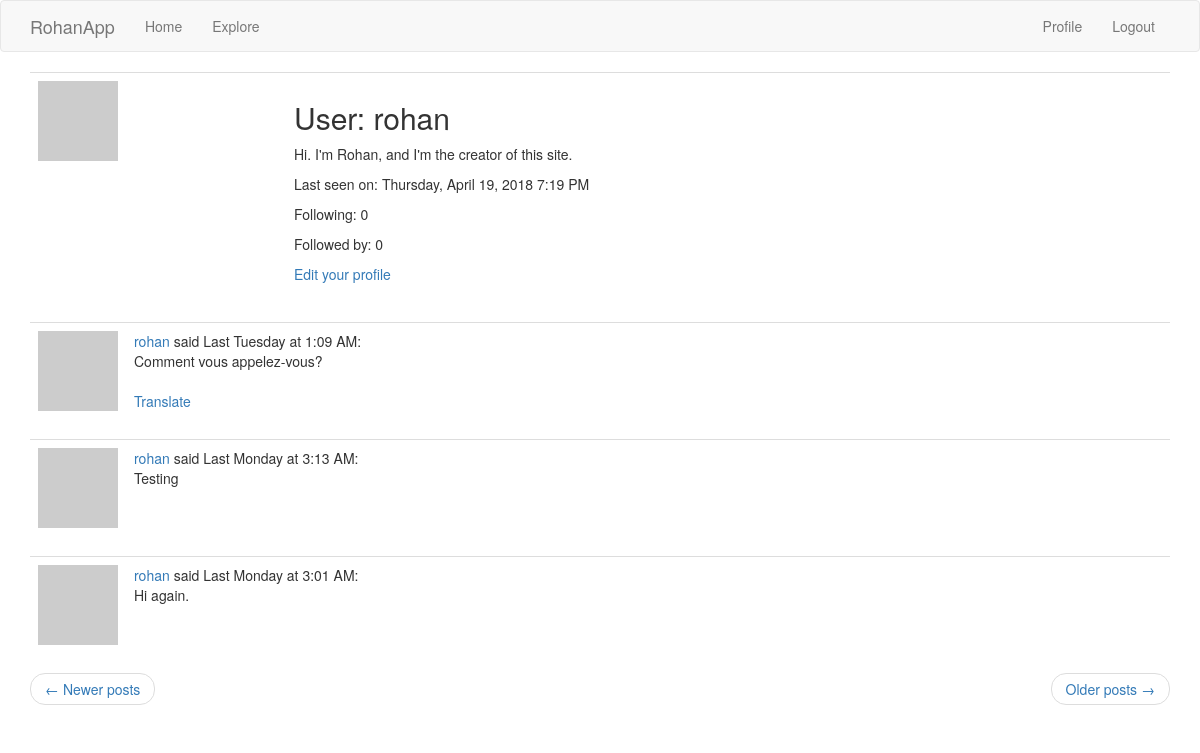
The app's page /user/rohan?page=2 (signed in) with its own data.
### app/models.py (models this page shows, shortened)
class User(UserMixin, db.Model):
    id = db.Column(db.Integer, primary_key=True)
    username = db.Column(db.String(64), index=True, unique=True)
    email = db.Column(db.String(120), index=True, unique=True)
    password_hash = db.Column(db.String(128))
    posts = db.relationship('Post', backref='author', lazy='dynamic') # u.posts, p.author(s)
    about_me = db.Column(db.String(140))
    last_seen = db.Column(db.DateTime, default=datetime.utcnow)
    followed = db.relationship('User', secondary=followers,
        primaryjoin=(followers.c.follower_id == id), # LEFT # why isn't it just followers.follower_id ?
        secondaryjoin=(followers.c.followed_id == id), # RIGHT
        backref=db.backref('followers', lazy='dynamic'), lazy='dynamic')
    def avatar(self, size):
        digest = md5(self.email.lower().encode('utf-8')).hexdigest() # .encode('utf-8') converts email string to bytes
        return 'https://www.gravatar.com/avatar/{}?d=identicon&s={}'.format(digest, size)

class Post(db.Model):
    id = db.Column(db.Integer, primary_key=True)
    body = db.Column(db.String(140))
    timestamp = db.Column(db.DateTime, index=True, default=datetime.utcnow) # datetime.utcnow, NOT datetime.utcnow()
    user_id = db.Column(db.Integer, db.ForeignKey('user.id'))
    language = db.Column(db.String(5))

### app/main/routes.py (the view)
@bp.route('/user/<username>')
@login_required
def user(username):
    user = User.query.filter_by(username=username).first_or_404()
    page = request.args.get('page', 1, type=int)
    posts = user.posts.order_by(Post.timestamp.desc()).paginate(
        page, current_app.config['POSTS_PER_PAGE'], False)
    next_url = url_for('main.user', username=user.username, page=posts.next_num) if posts.has_next else None
    prev_url = url_for('main.user', username=user.username, page=posts.prev_num) if posts.has_prev else None
    return render_template('user.html', title = user.username, user = user, posts = posts.items,
                            next_url = next_url, prev_url = prev_url)

### app/main/routes.py (called while the page is built)
@bp.before_app_request # executed just before any view function
def before_request():
    if current_user.is_authenticated:
        current_user.last_seen = datetime.utcnow() # .strftime('%m/%d/%Y %I:%M:%S %p')
        db.session.commit()
        g.locale = str(get_locale())

### app/models.py (called while the page is built)
@login.user_loader
def load_user(id):
    return User.query.get(int(id))

### app/templates/user.html
{% extends "base.html" %}
{% block app_content %}
    <table class="table table-hover">
        <tr>
            <td width="256px"><img src="{{ user.avatar(256) }}"></td>
            <td>
                <h2>User: {{ user.username }}</h2>
                {% if user.about_me %}<p>{{ user.about_me }}</p>{% endif %}
                {% if user.last_seen %}
                <p>Last seen on: {{ moment(user.last_seen).format('LLLL') }}</p>
                {% endif %}
                <p>Following: {{ user.followed.count() }}</p>
                <p>Followed by: {{ user.followers.count() }}</p>
                {% if current_user == user %}
                <p><a href="{{ url_for('main.edit_profile') }}">Edit your profile</a></p>
                {% elif not current_user.is_following(user) %}
                <p><a href="{{ url_for('main.follow', username=user.username) }}">Follow</a></p>
                {% else %}
                <p><a href="{{ url_for('main.unfollow', username=user.username) }}">Unfollow</a></p>
                {% endif %}
            </td>
        </tr>
    </table>
    {% for post in posts %}
        {% include '_post.html' %}
    {% endfor %}
    <nav aria-label="...">
        <ul class="pager">
            <li class="previous{% if not prev_url %} disabled{% endif %}">
                <a href="{{ prev_url or '#' }}">
                    <span aria-hidden="true">&larr;</span> Newer posts
                </a>
            </li>
            <li class="next{% if not next_url %} disabled{% endif %}">
                <a href="{{ next_url or '#' }}">
                    Older posts <span aria-hidden="true">&rarr;</span>
                </a>
            </li>
        </ul>
    </nav>
{% endblock %}

### app/templates/_post.html
<table class="table table-hover">
    <tr>
        <td width="70px">
            <a href="{{ url_for('main.user', username=post.author.username) }}">
                <img src="{{ post.author.avatar(70) }}" />
            </a>
        </td>
        <td>
            <a href="{{ url_for('main.user', username=post.author.username) }}">{{ post.author.username }}</a>
            said {{ moment(post.timestamp).calendar() }}:
            <br>
            <span id="post{{ post.id }}">{{ post.body }}</span>
            {% if post.language and post.language != g.locale %}
            <br><br>
            <span id="translation{{ post.id }}">
                <a href="javascript:translate(
                    '#post{{ post.id }}',
                    '#translation{{ post.id }}',
                    '{{ post.language }}',
                    '{{ g.locale }}');">Translate</a>
            </span>
            {% endif %}
        </td>
    </tr>
</table>

### records on screen
User: username "rohan", about_me "Hi. I'm Rohan, and I'm the creator of this site.", last_seen "Thursday, April 19, 2018 7:19 PM"
Post: author.username "rohan", timestamp "Last Tuesday at 1:09 AM", body "Comment vous appelez-vous?"
Post: author.username "rohan", timestamp "Last Monday at 3:13 AM", body "Testing"
Post: author.username "rohan", timestamp "Last Monday at 3:01 AM", body "Hi again."

### other values on screen
{{ user.followed.count() }} "0"
{{ user.followers.count() }} "0"
